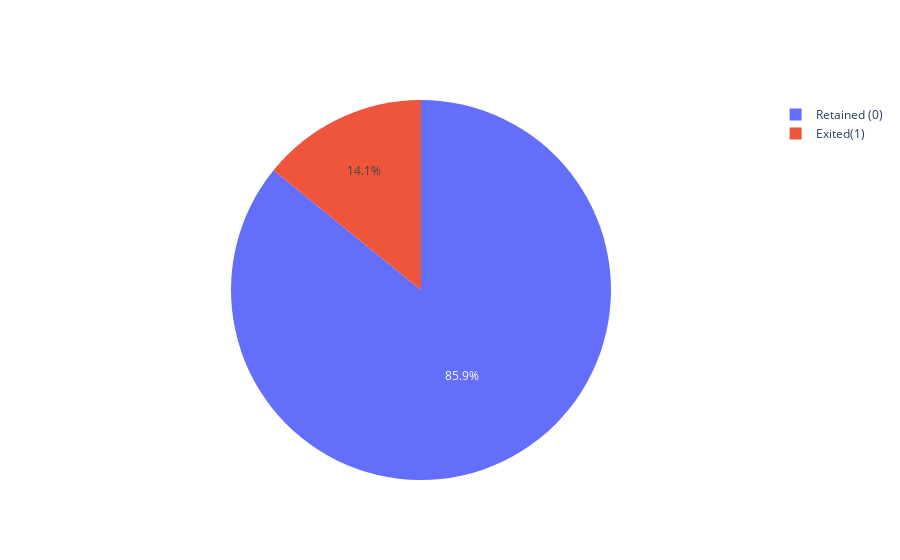

This figure's notebook cell:
### Code cell
# Plot pie Chart to get the information about the percentage of Telecom Customers churning using Plotly histogram

import plotly.graph_objects as go
fig = go.Figure(data = [ go.Pie(labels = ['Retained (0)', 'Exited(1)'] , values =telecom_df['class'].value_counts())])
fig.show()

### Figure 1 — Plotly figure (JSON) as saved in the notebook; plotly's stock layout.template omitted (floating-point values rounded to 4 significant figures)
{"data": [{"labels": ["Retained (0)", "Exited(1)"], "type": "pie", "values": [4293, 707]}], "layout": {}}
